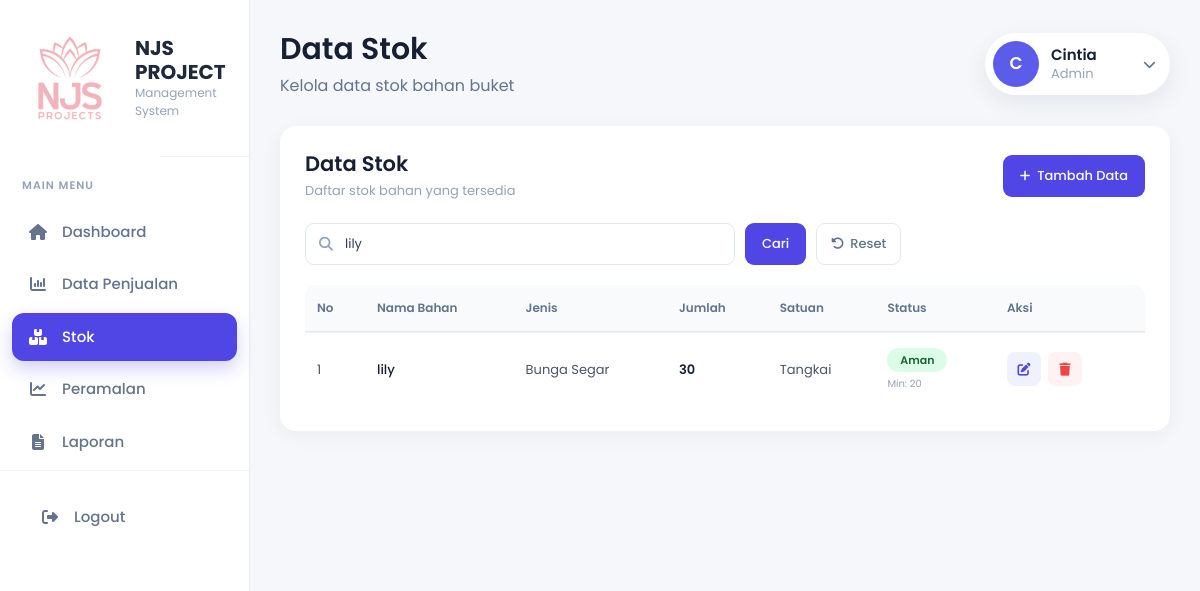
/stok.php?keyword=lily (signed in), run on the app's committed database.
### tables this page shows
CREATE TABLE `stok` (
  `id_stok` int(11) NOT NULL,
  `id_pengguna` int(11) NOT NULL,
  `nama_bahan` varchar(100) NOT NULL,
  `jenis` varchar(50) NOT NULL,
  `jumlah_stok` int(11) NOT NULL,
  `satuan` varchar(20) NOT NULL,
  `stok_minimum` int(11) NOT NULL
);

### stok.php (the view, shortened to what this page needs)
<?php
require_once __DIR__ . '/includes/koneksi.php';
$keyword = trim($_GET['keyword'] ?? '');
$sql = "
    SELECT
        stok.*,
        user.nama
    FROM stok
    INNER JOIN user
        ON stok.id_pengguna = user.id_pengguna
    WHERE stok.nama_bahan LIKE ?
    ORDER BY stok.nama_bahan ASC
";
$search = '%' . $keyword . '%';
$stmt = mysqli_prepare($koneksi, $sql);
mysqli_stmt_bind_param(
    $stmt,
    "s",
    $search
);
mysqli_stmt_execute($stmt);
$result = mysqli_stmt_get_result($stmt);
$nama_admin = $_SESSION['nama_petugas']
    ?? $_SESSION['nama']
    ?? 'Administrator';
$nama_admin = trim($nama_admin);
$inisial_admin = strtoupper(
    substr($nama_admin, 0, 1)
);
?>
<!DOCTYPE html>
<html lang="id">
<head>
    <link
        href="https://cdn.jsdelivr.net/npm/bootstrap@5.3.3/dist/css/bootstrap.min.css"
        rel="stylesheet">
    <link
        rel="stylesheet"
        href="https://cdn.jsdelivr.net/npm/bootstrap-icons@1.11.0/font/bootstrap-icons.css">
    <link
        rel="stylesheet"
        href="https://cdnjs.cloudflare.com/ajax/libs/font-awesome/6.5.2/css/all.min.css">
    <link
        rel="stylesheet"
        href="assets/css/sidebar.css">
    <link
        rel="stylesheet"
        href="assets/css/stok.css">
</head>
<body>
    <div class="d-flex stok-layout">
        <?php include __DIR__ . "/sidebar.php"; ?>
        <div class="flex-grow-1 stok-content">
            <div class="stok-page">
                <div class="container-fluid stok-container">
                    <div class="stok-page-header">
                        <div class="stok-title-area">
                            <h3>
                                Data Stok
                            </h3>
                            <p>
                                Kelola data stok bahan buket
                            </p>
                        </div>
                        <div class="dropdown stok-admin-dropdown">
                            <button
                                class="user-dropdown-btn"
                                type="button"
                                data-bs-toggle="dropdown"
                                aria-expanded="false">
                                <div class="avatar-circle">
                                    <?= htmlspecialchars($inisial_admin); ?>
                                </div>
                                <div class="user-info">
                                    <div class="name">
                                        <?= htmlspecialchars($nama_admin); ?>
                                    </div>
                                    <div class="role">
                                        Admin
                                    </div>
                                </div>
                                <i class="fa-solid fa-chevron-down"></i>
                            </button>
                        </div>
                    </div>
                    <div class="card-custom">
                        <div class="stok-card-header">
                            <div>
                                <h3>
                                    Data Stok
                                </h3>
                                <p>
                                    Daftar stok bahan yang tersedia
                                </p>
                            </div>
                            <a
                                href="tambah_stok.php"
                                class="btn-purple">
                                <i class="fa-solid fa-plus"></i>
                                Tambah Data
                            </a>
                        </div>
                        <div class="stok-search-wrapper">
                            <form
                                method="GET"
                                class="stok-search-form">
                                <div class="stok-search-box">
                                    <input
                                        type="text"
                                        name="keyword"
                                        value="<?= htmlspecialchars($keyword); ?>"
                                        placeholder="Cari nama bahan...">
                                </div>
                                <button
                                    type="submit"
                                    class="btn-search">
                                    Cari
                                </button>
                                <?php if ($keyword !== '') { ?>
                                    <a
                                        href="stok.php"
                                        class="btn-reset">
                                        <i class="fa-solid fa-rotate-left"></i>
                                        Reset
                                    </a>
                                <?php } ?>
                            </form>
                        </div>
                        <div class="table-responsive">
                            <table class="table table-custom table-hover align-middle">
                                <thead>
                                    <tr>
                                        <th width="60">
                                            No
                                        </th>
                                        <th>
                                            Nama Bahan
                                        </th>
                                        <th>
                                            Jenis
                                        </th>
                                        <th>
                                            Jumlah
                                        </th>
                                        <th>
                                            Satuan
                                        </th>
                                        <th>
                                            Status
                                        </th>
                                        <th width="150">
                                            Aksi
                                        </th>
                                    </tr>
                                </thead>
                                <tbody>
                                    <?php
                                    $no = 1;
                                    if (mysqli_num_rows($result) > 0) {
                                        while ($row = mysqli_fetch_assoc($result)) {
                                            $jumlah = (int) $row['jumlah_stok'];
                                            $minimum = (int) $row['stok_minimum'];
                                            if ($jumlah <= 0) {
                                                $status = 'Habis';
                                                $status_class = 'status-habis';
                                            } elseif ($jumlah <= $minimum) {
                                                $status = 'Menipis';
                                                $status_class = 'status-menipis';
                                            } else {
                                                $status = 'Aman';
                                                $status_class = 'status-aman';
                                            }
                                    ?>
                                            <tr>
                                                <td>
                                                    <?= $no++; ?>
                                                </td>
                                                <td>
                                                    <div class="nama-bahan">
                                                        <?= htmlspecialchars($row['nama_bahan']); ?>
                                                    </div>
                                                </td>
                                                <td>
                                                    <?= htmlspecialchars($row['jenis']); ?>
                                                </td>
                                                <td>
                                                    <strong>
                                                        <?= number_format($jumlah, 0, ',', '.'); ?>
                                                    </strong>
                                                </td>
                                                <td>
                                                    <?= htmlspecialchars($row['satuan']); ?>
                                                </td>
                                                <td>
                                                    <span class="stok-status <?= $status_class; ?>">
                                                        <?= $status; ?>
                                                    </span>
                                                    <div class="stok-minimum">
                                                        Min:
                                                        <?= number_format($minimum, 0, ',', '.'); ?>
                                                    </div>
                                                </td>
                                                <td>
                                                    <div class="action-buttons">
                                                        <button
                                                            type="button"
                                                            class="btn-action btn-edit"
                                                            data-bs-toggle="modal"
                                                            data-bs-target="#modalEditStok"
                                                            data-id="<?= (int) $row['id_stok']; ?>"
                                                            data-nama="<?= htmlspecialchars(
                                                                            $row['nama_bahan'],
                                                                            ENT_QUOTES
                                                                        ); ?>"
                                                            data-jenis="<?= htmlspecialchars(
                                                                            $row['jenis'],
                                                                            ENT_QUOTES
                                                                        ); ?>"
                                                            data-jumlah="<?= (int) $row['jumlah_stok']; ?>"
                                                            data-satuan="<?= htmlspecialchars(
                                                                                $row['satuan'],
                                                                                ENT_QUOTES
                                                                            ); ?>"
                                                            data-minimum="<?= (int) $row['stok_minimum']; ?>">
                                                            <i class="fa-solid fa-pen-to-square"></i>
                                                        </button>
                                                        <?php if (
                                                            isset($_SESSION['role']) &&
                                                            $_SESSION['role'] === 'owner'
                                                        ) { ?>
                                                            <a
                                                                href="stok.php?hapus=<?= (int) $row['id_stok']; ?>"
                                                                class="btn-action btn-delete"
                                                                onclick="return confirm('Yakin ingin menghapus data stok ini?')">
                                                                <i class="fa-solid fa-trash"></i>
                                                            </a>
                                                        <?php } ?>
                                                    </div>
                                                </td>
                                            </tr>
                                        <?php
                                        }
                                    } ?>
                                </tbody>
                            </table>
                        </div>
                    </div>
                </div>
            </div>
        </div>
    </div>
</body>
</html>

### assets/css/sidebar.css (style rules this page uses)
* { margin: 0; padding: 0; box-sizing: border-box; }
html, body { width: 100%; min-height: 100%; overflow-x: hidden; }
body { background: #f5f7fb; font-family: "Poppins", sans-serif; color: #2d3748; }
.flex-grow-1 { width: 100%; min-width: 0; }
.table { margin-bottom: 0; }
.table thead { background: #f8fafc; }
.table th { border: none; color: #64748b; font-size: 14px; font-weight: 600; }
.table td { border-top: 1px solid #eef2f7; font-size: 14px; vertical-align: middle; }
.table tbody tr { transition: 0.25s; }
.user-dropdown-btn { display: flex; align-items: center; gap: 14px; background: #fff; border: 1px solid #edf0f7; border-radius: 40px; padding: 8px 16px; box-shadow: 0 8px 25px rgba(0, 0, 0, 0.06); transition: 0.3s; cursor: pointer; }
.avatar-circle { width: 40px; height: 40px; border-radius: 50%; background: #5b5ce9; color: #fff; display: flex; justify-content: center; align-items: center; font-size: 15px; font-weight: 700; flex-shrink: 0; }
.user-info { text-align: left; line-height: 1.2; }
.user-info .name { font-size: 15px; font-weight: 600; color: #1f2937; }
.user-info .role { font-size: 13px; color: #94a3b8; }
.user-dropdown-btn i { color: #64748b; font-size: 14px; }

### data on the page
stok: nama_bahan "lily", jenis "Bunga Segar", jumlah_stok "30", satuan "Tangkai", status "Aman", stok_minimum "20"

### other printed values
$inisial_admin "C"
$nama_admin "Cintia"
